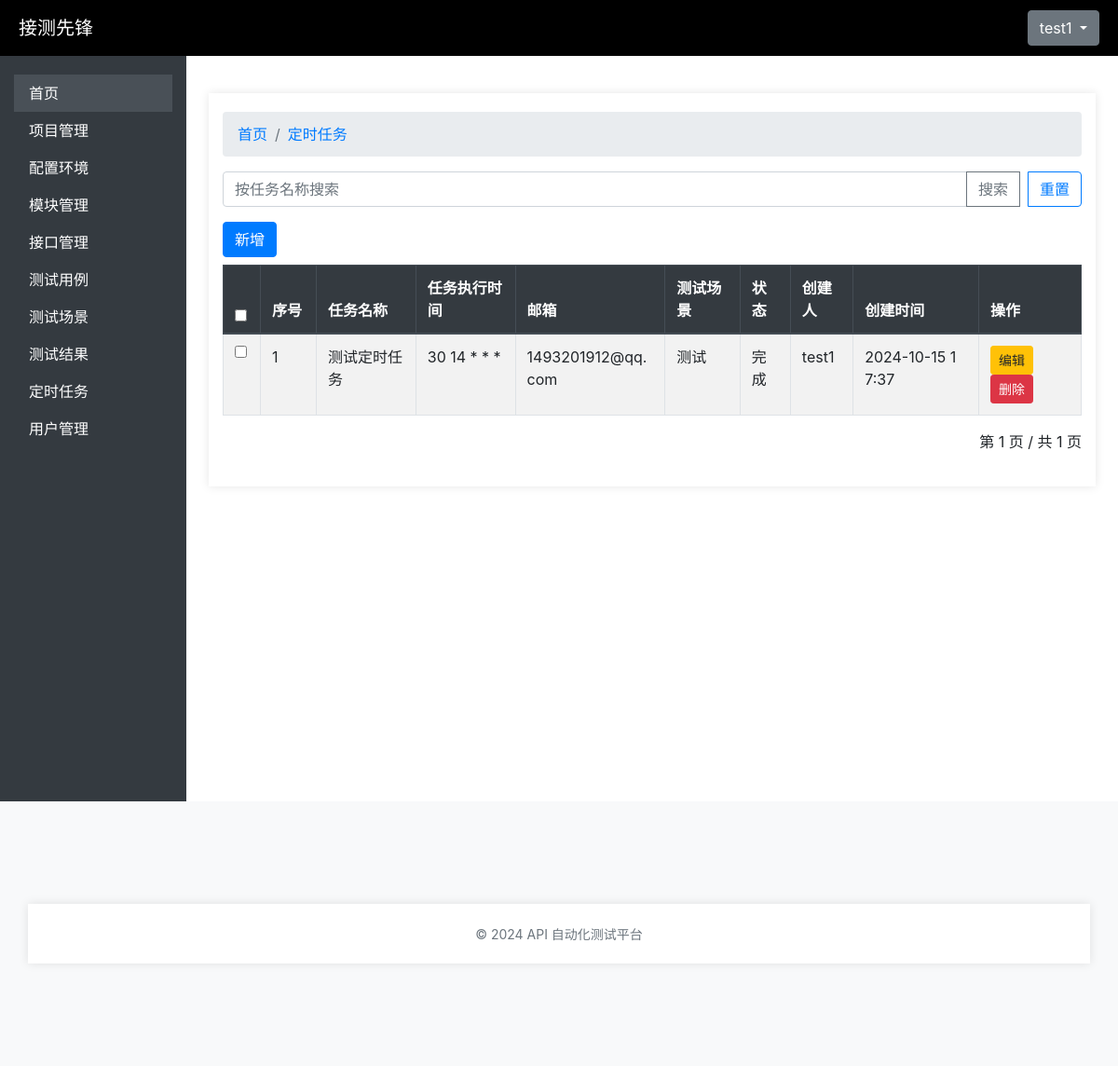
The page /scheduledes/scheduledes/ (signed in) on the database its author committed.
### user_management/models.py (models this page shows)
class Users(AbstractBaseUser):
    id = models.AutoField(primary_key=True)
    username = models.CharField(max_length=150, unique=True)
    email = models.EmailField(unique=True)
    password = models.CharField(max_length=128)
    status = models.BooleanField(default=True)  # 用户状态（是否激活）
    is_logged_in = models.BooleanField(default=False)  # 是否登录
    project = models.CharField(max_length=255, blank=True, null=True)  # 所属项目
    module = models.CharField(max_length=255, blank=True, null=True)  # 所属模块
    is_staff = models.BooleanField(default=False)  # 是否是员工
    is_superuser = models.BooleanField(default=False)  # 是否是超级用户
    USERNAME_FIELD = 'username'
    REQUIRED_FIELDS = ['email']
    objects = UserManager()  # 关联自定义用户管理器
    def __str__(self):
        return self.username
    class Meta:
        verbose_name = '用户信息表'
        verbose_name_plural = '用户信息表'

### scheduled_tasks/models.py (models this page shows, shortened)
class ScheduledTask(models.Model):
    id = models.AutoField(primary_key=True)
    name = models.CharField(max_length=100, verbose_name="任务名称")
    testscenario = models.ForeignKey(TestScenario, on_delete=models.CASCADE, verbose_name="测试场景")
    cron_expression = models.CharField(max_length=100, verbose_name="CRON 表达式")
    email = models.EmailField(verbose_name="通知邮箱")
    status = models.CharField(max_length=50, choices=(('completed', '完成'),('pendding', '待运行'), ('failed', '失败'), ('running', '运行中'), ('stopping', '停止')),null=True)
    created_at = models.DateTimeField(auto_now_add=True)
    created_by = models.ForeignKey(Users, on_delete=models.SET_NULL, null=True, verbose_name="创建人")
    class Meta:
        verbose_name = '定时任务表'
        verbose_name_plural = '定时任务表'

### testscenario/models.py (models this page shows, shortened)
class TestScenario(models.Model):
    id = models.AutoField(primary_key=True)
    name = models.CharField(max_length=100,verbose_name="场景名称")
    description = models.TextField(blank=True, null=True,verbose_name="描述")
    test_cases = models.ManyToManyField(TestCase, related_name='scenarios',verbose_name="测试用例")
    created_at = models.DateTimeField(auto_now_add=True)
    created_by = models.ForeignKey(Users, on_delete=models.SET_NULL, null=True, verbose_name="创建人")
    class Meta:
        verbose_name = '测试场景表'
        verbose_name_plural = '测试场景表'

### scheduled_tasks/views.py (the view)
# urls.py: path('scheduledes/', views.scheduled_list, name='scheduled_list'),
@login_required
def scheduled_list(request):
    query = request.GET.get('q')
    if query:
        scheduledes = ScheduledTask.objects.filter(name__icontains=query)
    else:
        scheduledes = ScheduledTask.objects.all()
    paginator = Paginator(scheduledes, 10)  # 每页显示10个项目
    page_number = request.GET.get('page')
    scheduled_page = paginator.get_page(page_number)
    return render(request, 'scheduledes/scheduledes_list.html', {'scheduledes': scheduled_page,'paginator': paginator})

### api_test_platform/templates/scheduledes/scheduledes_list.html (shortened to what this page needs)
{% extends 'base.html' %}
{% block content %}
<div class="container mt-4">
    <nav aria-label="breadcrumb">
        <ol class="breadcrumb">
          <li class="breadcrumb-item"><a href="#">首页</a></li>
          <li class="breadcrumb-item active" aria-current="page"><a href="#">定时任务</a></li>
        </ol>
      </nav>
    <div class="row mb-3">
        <div class="col-md-12">
            <form action="{% url 'scheduled_search' %}" method="get">
                <div class="input-group">
                    <input type="text" name="q" class="form-control" placeholder="按任务名称搜索" value="{{ request.GET.q }}">
                    <div class="input-group-append">
                        <button class="btn btn-outline-secondary" type="submit">搜索</button>
                        <a href="{% url 'scheduled_list' %}" class="btn btn-outline-primary ml-2">重置</a>
                    </div>
                </div>
            </form>
        </div>
    </div>
    <div class="row">
        <div class="col-md-12">
            <div class="d-flex justify-content-between mb-2">
                <a href="{% url 'scheduled_create' %}" class="btn btn-primary">新增</a>
            </div>
            <div class="table-responsive">
            <table class="table table-bordered table-striped">
                <thead class="thead-dark">
                    <tr>
                        <th style="width:40px"><input type="checkbox" id="select-all"></th>
                        <th style="width:60px">序号</th>
                        <th>任务名称</th>
                        <th>任务执行时间</th>
                        <th>邮箱</th>
                        <th>测试场景</th>
                        <th>状态</th>
                        <th>创建人</th>
                        <th>创建时间</th>
                        <th>操作</th>
                    </tr>
                </thead>
                <tbody>
                    {% for scheduled in scheduledes %}
                    <tr>
                        <td><input type="checkbox" name="scheduled_ids" value="{{ scheduled.id }}"></td>
                        <td>{{ forloop.counter }}</td>
                        <td>{{ scheduled.name }}</td>
                        <td>{{ scheduled.cron_expression }}</td>
                        <td> {{ scheduled.email }}</td>
                        <td>{{ scheduled.testscenario.name }}</td>
                        <td>{{ scheduled.get_status_display }}</td>
                        <td>{{ scheduled.created_by }}</td>
                        <td>{{ scheduled.created_at|date:"Y-m-d H:i" }}</td>
                        <td>
                            <a href="{% url 'scheduled_update' scheduled.id %}" class="btn btn-sm btn-warning">编辑</a>
                            <button class="btn btn-sm btn-danger" onclick="openDeleteModal({{ scheduled.id }})">删除</button>
                        </td>
                    </tr>
                    {% empty %}
                    <tr>
                        <td colspan="10" class="text-center">无匹配结果。</td>
                    </tr>
                    {% endfor %}
                </tbody>
            </table>
        </div>
 <div id="pages" class="d-flex justify-content-end">
    <nav>
        <ul class="pagination">
            <li class="step-links">
                <span class="current">
                    第 {{ scheduledes.number }} 页 / 共 {{ scheduledes.paginator.num_pages }} 页</span>
            </li>
        </ul>
    </nav>
</div>
        </div>
    </div>
</div>
{% endblock %}

### api_test_platform/templates/base.html (shortened to what this page needs)
<!DOCTYPE html>
<html lang="en">
<head>
    {% load static %}
    <link rel="stylesheet" type="text/css" href="{% static 'css/style.css' %}">
    <link rel="stylesheet" href="https://stackpath.bootstrapcdn.com/bootstrap/4.5.2/css/bootstrap.min.css">
    <link href="https://cdn.jsdelivr.net/npm/bootstrap@4.5.2/dist/css/bootstrap.min.css" rel="stylesheet">
</head>
<body>
    <div class="brand">
        <a href="#" style="color: white;">接测先锋</a>
        <div class="dropdown">
            <button class="btn btn-secondary dropdown-toggle" type="button" data-toggle="dropdown" aria-expanded="false">
                {{ user.username }}
            </button>
        </div>
    </div>
    <div class="container-fluid">
        <div class="row">
            <nav class="col-md-2 d-none d-md-block sidebar">
                <div class="sidebar-sticky">
                    <ul class="nav flex-column">
                        <li class="nav-item">
                            <a class="nav-link active" href="/">首页</a>
                        </li>
                        <li class="nav-item">
                            <a class="nav-link" href="{% url 'project_list' %}">项目管理</a>
                        </li>
                        <li class="nav-item">
                            <a class="nav-link" href="{% url 'environment_list' %}">配置环境</a>
                        </li>
                        <li class="nav-item">
                            <a class="nav-link" href="{% url 'module_list' %}">模块管理</a>
                        </li>
                        <li class="nav-item">
                            <a class="nav-link" href="{% url 'interface_list' %}">接口管理</a>
                        </li>
                        <li class="nav-item">
                            <a class="nav-link" href="{% url 'testcase_list' %}">测试用例</a>
                        </li>
                        <li class="nav-item">
                            <a class="nav-link" href="{% url 'testscenario_list' %}">测试场景</a>
                        </li>
                        <li class="nav-item">
                            <a class="nav-link" href="{% url 'testresult_list' %}">测试结果</a>
                        </li>
                        <li class="nav-item">
                            <a class="nav-link" href="{% url 'scheduled_list' %}">定时任务</a>
                        </li>
                        <li class="nav-item">
                            <a class="nav-link" href="{% url 'user_list' %}">用户管理</a>
                        </li>
                    </ul>
                </div>
            </nav>
            <main role="main" class="col-md-10 ml-sm-auto px-4">
                <div class="d-flex justify-content-between flex-wrap flex-md-nowrap align-items-center pt-3 pb-2 mb-3">
                    {% block content %}{% endblock %}
                </div>
            </main>
        </div>
    </div>
    <footer class="footer text-center">
        <div class="container">
            <span class="text-muted">© 2024 API 自动化测试平台</span>
        </div>
    </footer>
</body>
</html>

### api_test_platform/static/css/style.css (style rules this page uses)
body { font-family: Arial, sans-serif; background-color: #f7f7f7; }
.container { width: 300px; margin: 100px auto; padding: 20px; background-color: white; box-shadow: 0 0 10px rgba(0, 0, 0, 0.1); flex-wrap: wrap; }
label, input { display: block; margin-bottom: 10px; }
button { background-color: #4CAF50; color: white; padding: 10px; border: none; cursor: pointer; }
.table-responsive { overflow-x: auto; }
table { table-layout: auto; width: 100%; }
.table-responsive table.table-bordered th, .table-responsive table.table-bordered td { text-overflow: ellipsis !important; word-break: break-all; word-wrap:break-word; white-space: normal; }

### api_test_platform/templates/base.html (style rules this page uses)
.brand { background-color: #000; font-size: 20px; color: aliceblue; height: 60px; display: flex; align-items: center; justify-content: space-between; padding: 0 20px; }
.sidebar { background-color: #343a40; height: 100vh; color: white; }
.sidebar .nav-link { color: white; }
.sidebar .nav-link.active, .sidebar .nav-link:hover { background-color: #495057; color: #ffffff; }
.sidebar-sticky { padding-top: 20px; }
footer { background-color: #f8f9fa; padding: 10px 0; }
.footer .text-muted { font-size: 14px; }

### rows shown on the page
Users: username "test1"
ScheduledTask: name "测试定时任务", cron_expression "30 14 * * *", email "1493201912@qq.com", testscenario.name "测试", status "完成", created_by "test1", created_at "2024-10-15 17:37"

### other values the page prints
{{ scheduledes.number }} "1"
{{ scheduledes.paginator.num_pages }} "1"
